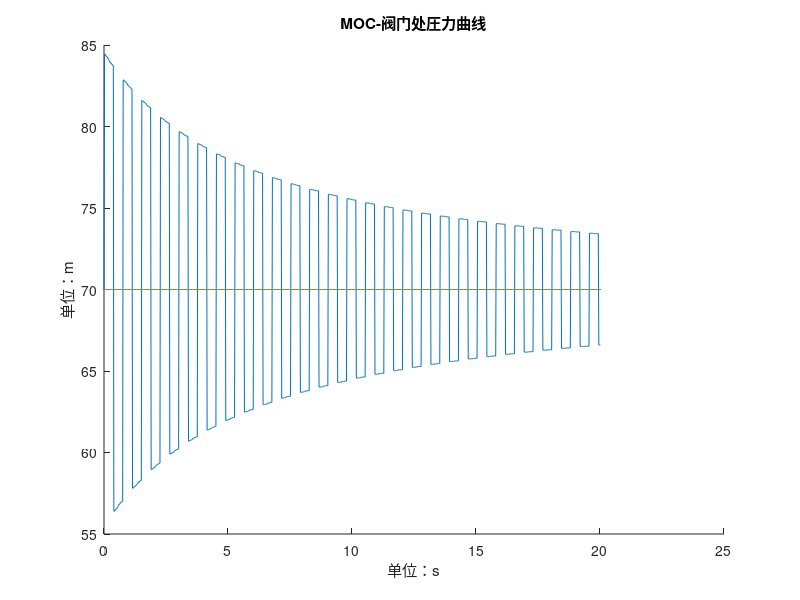

Write MATLAB code to recreate this figure.
% 假设阀门瞬间关闭
clear
tic
L=300;                          % 管线长度
Hr=70;                          % 泵压力
N=10;                           % 分段数
NS=N+1;                         % 节点数
e=0.001651;                     % 壁厚m,0.065''
D=0.00635-2*e;	                % 管道内径
K=2.1e+9;                       % 流体体积弹性系数
Rho=1000;	                    % 液体密度kg/m^3
E=2.1e11;                       % 弹性模数
G=9.806;                        % 重力加速度
f=0.018;                        % 摩擦系数
A=pi*(D^2)/4;                     % 管道横截面积

% 网格划分
dx=L/N;                         % 单位长度
t_max=20;                       % 总计算时间
%t_max=1000;                       % 总计算时间
a=sqrt(K/Rho/(1+K*D/(E*e)));     % 波速
dt=dx/a;                        % 单位计算时间

k=1;
t=0;time(k)=t;

% 常数B和R
B=a/(G*A);
R=f*dx/(2*G*D*(A^2));

% 第一列流量和压力
u0=0.1; % initial volecity

Q(k,1:NS)=A*u0; % A*u0;
H(k,2:NS)=Hr-(2:NS)*f*u0*u0*dx/(L*2*D);
H(1,1)=Hr;

while t<t_max
    for j=2:N
        CP=H(k,j-1)+B*Q(k,j-1)-R*Q(k,j-1)*abs(Q(k,j-1));    % +dt*Q(k,j-1)/A;    % CP==C-==CR
        CM=H(k,j+1)-B*Q(k,j+1)+R*Q(k,j+1)*abs(Q(k,j+1));    % -dt*Q(k,j+1)/A;    % CM==C+==CL
        H(k+1,j)=(CP+CM)/2;                                 % 计算压头
        Q(k+1,j)=(H(k+1,j)-CM)/(B);                         % 计算流量

    end

    % 边界值
    CP=H(k+1,N)+B*Q(k+1,N)-R*Q(k+1,N)*abs(Q(k+1,N));    % +dt*Q(k,N)/A;    % 单独计算CP
    CM=H(k+1,2)-B*Q(k+1,2)+R*Q(k+1,2)*abs(Q(k+1,2));    % -dt*Q(k,2)/A;    % 单独计算CM

    H(k+1,1)=Hr;                                % 压头第一列
    Q(k+1,1)=(H(k+1,1)-CM)/B;                   % 流量第一列数值，边界条件公式

    Q(k+1,NS)=0;                                % 流量最后一列
    H(k+1,NS)=CP;                               % 压头最后一列数值，边界条件公式

    %H(k+1,1)=Hr;
    %H(k+1,NS)=H(k+1,N)+a/G*Q(k+1,N);
    %Q(k+1,NS)=0;
    %Q(k+1,1)=Q(k+1,2)+G/a*(H(k+1,1)-H(k+1,2));

    t=t+dt;
    k=k+1;
    time(k)=t;

end
toc
hold on;
plot(time,H(:,N+1))
plot(time,70*ones(size(H)))
title('MOC-阀门处圧力曲线');
xlabel('单位：s');
ylabel('单位：m');